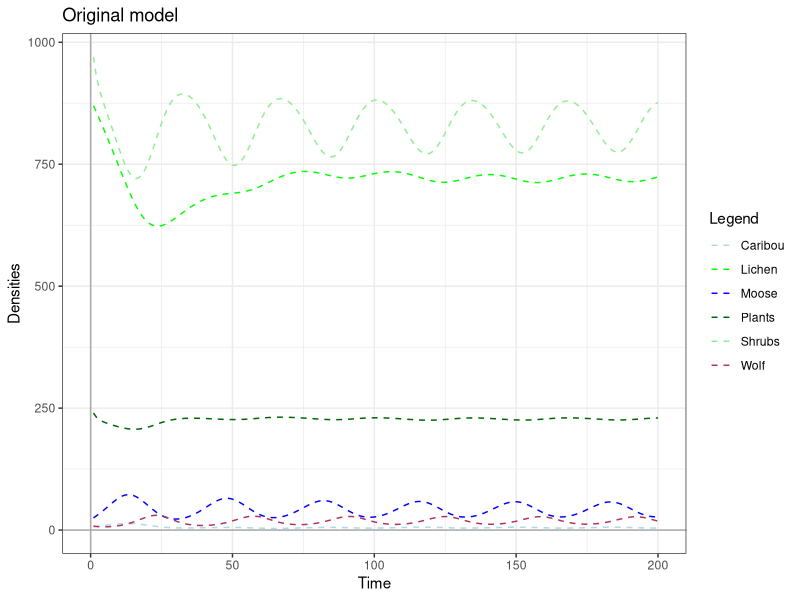

R code for this plot:
# Planning the Management of Wild Animal Populations Using a Multi-Trophic
# Mechanistic Model

rm(list=ls())

# during this practical we wiiL implement a discrete, mechanistic model for six
# distinct populations: lichen, plants, moose forage, caribou, moose and wolves. 

# lichen, plant and moose forage growth are based on a typical logistic growth

# lichen, plant and moose forage are depleted through herbivory foiLowing a
# type II functional response

# caribou and moose growth are based on type II functional response, which
# depends on forage availability.

# caribou and moose die when there is not enough food to sustain the whole
# population. 

# wolf growth is based on type II functional response, which depends on caribou
# and moose availability. 


# STEP ONE: BASE MODEL

# parameter values
sP <- 0.5 #plant annual mas growth potential
Kp <- 240 #plant carrying capacity (kg/ha)
lP <- 2.68275 # annual plant requirement by an individual caribou (kg)
hp <- 300 # maximum rate of plant intake (kg/ha)
sL <- 0.07 #lichen annual max growth potential
Kl <- 870 #lichen carrying capacity (kg/ha)
lL <- 2.68275 #annual lichen requirement by an individual caribou (kg)
hl <- 400 #maximum rate of lichen intake (kg/ha)
sH <- 0.5 #forage annual max growth potential
Kh <- 970 #forage carrying capacity (kg/ha)
lH <- 3.1682 #annual forage requirement by an individual moose (kg)
hh <- 1000 #maximum rate of moose forage intake (kg/ha)
fC <- 1 #maximum fecundity for caribou (average number of offspring per individual)
eC <- 1.85 #asymptotic kiiL rate on caribou per wolf (unit-less)
mC <- 0 # hunting rate on caribou
fM <- 1.5 #maximum fecundity for moose (average number of offspring per individual)
eM <- 0.6 # asymptotic kiiL rate on moose (animal/ha)
mM <- 0 #hunting rate on moose
mW <- 0 #hunting rate on wolf
b <- 0.8 #upper limit of annual rate of increase
g <- 0.38 #wolf death rate
dC <- 460 #depredation efficiency on caribou (animal/ha; prey density at half the asymptotic kiiL rate)
dM <- 46 #predation efficiency on moose (animal/ha; prey density at half the asymptotic kiiL rate)

# generate data frame
n_steps <- 200
population_initial <- data.frame(time=1:n_steps,P=numeric(n_steps),L=numeric(n_steps),H=numeric(n_steps),C=numeric(n_steps),M=numeric(n_steps),W=numeric(n_steps))
# add initial population data
population_initial <- within(population_initial,{
  P[1] <- 240 #plant biomass density (kg/ha)
  L[1] <- 870 #lichen biomas density (kg/ha)
  H[1] <- 970 #moose forage biomass density (kg/ha)
  C[1] <- 7 #caribou density (animals/ha)
  M[1] <- 25 #moose density (animals/ha)
  W[1] <- 8 #wolf density (animals/ha)
})


# calculate populations
for(t in 2:n_steps){
  population_initial <- within(population_initial,{
    #Primary producers - plants
    plant_birth <- sP * P[t-1] * (1-(P[t-1]/Kp))
    plant_death <- (C[t-1] * lP * P[t-1])/(hp + P[t-1])
    P[t] <- max(0,P[t-1] + plant_birth - plant_death) #plants consumed by Caribou - the max is used to avoid negative values
    
    #Primary producers - lichen
    lichen_birth <- sL * L[t-1] * (1-(L[t-1]/Kl))
    lichen_death <- (C[t-1] * lL * L[t-1])/(hl + L[t-1])
    L[t] <- max(0,L[t-1] + lichen_birth - lichen_death) #lichen consumed by Caribou
    
    forage_birth <- sH * H[t-1] * (1-(H[t-1])/Kh)
    forage_death <- H[t-1] * lH * M[t-1]/(hh + H[t-1])
    H[t] <- max(0,H[t-1] + forage_birth - forage_death) #plants consumed by Moose
    
    # First trophic level - Caribou
    caribou_growth <- C[t-1] * fC * (L[t-1]/(L[t-1]+hl)) * (P[t-1]/(P[t-1]+hp))
    caribou_death <- C[t-1] * (1 - P[t-1]/(P[t-1]+hp)) * (1 - L[t-1]/(L[t-1]+hl))
    caribou_predation <- (W[t-1]* eC * C[t-1])/(C[t-1] + dC) 
    C[t] <- max(0,C[t-1] + caribou_growth - caribou_death - caribou_predation)
    
    # First trophic level - Moose
    moose_growth <- M[t-1] * fM * H[t-1]/(H[t-1] + hh)
    moose_death <- M[t-1] * (1 - H[t-1]/(H[t-1] + hh))
    moose_predation <-  (W[t-1] * eM * M[t-1])/(M[t-1] + dM)
    M[t] <- max(0,M[t-1] + moose_growth - moose_death - moose_predation)
    
    # Third trophic level - Wolf
    wolf_growth <- W[t-1] * b * ((C[t-1]/(C[t-1] + dC)) + (M[t-1]/(M[t-1] + dM)))
    wolf_death <- W[t-1] * g
    W[t] <- max(0,W[t-1] + wolf_growth - wolf_death)
  
    # Predator
    # W.growth <- (b*(C[t-1]/(dC+C[t-1])) + b*(M[t-1]/(dM+M[t-1])))*W[t-1]
    # W.death <- g*W[t-1]
    # W[t] <- max(0,W[t-1] + W.growth - W.death)
      
  })
}

# plot outcome of calculations
library(ggplot2)
colours <- c("Plants"="darkgreen","Lichen"="green","Shrubs"="lightgreen","Caribou"="lightblue","Moose"="blue","Wolf"="maroon")
ggplot(data = population_initial)+
  geom_line(mapping=aes(x=time,y=P,color="Plants"), linetype = "dashed") +
  geom_line(mapping=aes(x=time,y=L,color="Lichen"), linetype = "dashed") +
  geom_line(mapping=aes(x=time,y=H,color="Shrubs"), linetype = "dashed") +
  geom_line(mapping=aes(x=time,y=C,color="Caribou"), linetype = "dashed") +
  geom_line(mapping=aes(x=time,y=M,color="Moose"), linetype = "dashed") +
  geom_line(mapping=aes(x=time,y=W,color="Wolf"), linetype = "dashed") +
  geom_hline(yintercept=0,color="darkgrey") +
  geom_vline(xintercept=0,color="darkgrey") +
  labs(x = "Time", y = "Densities", color="Legend",title="Original model")+
  scale_color_manual(values = colours) +
  theme_bw()


# Q1. Now set the initial populations to 0 and run the model. What happens?
population_initial <- within(population_initial,{
  P[1] <- 240 #plant biomass density (kg/ha)
  L[1] <- 870 #lichen biomas density (kg/ha)
  H[1] <- 970 #moose forage biomass density (kg/ha)
  C[1] <- 0 #caribou density (animals/ha)
  M[1] <- 0 #moose density (animals/ha)
  W[1] <- 0 #wolf density (animals/ha)
})
#     All plant species remain at a constant level, the animal species never
#     have any individuals.

#Q2. Set the caribou and moose populations to the values in the table. How are
#    the two species doing?
population_initial <- within(population_initial,{
  P[1] <- 240 #plant biomass density (kg/ha)
  L[1] <- 870 #lichen biomas density (kg/ha)
  H[1] <- 970 #moose forage biomass density (kg/ha)
  C[1] <- 7 #caribou density (animals/ha)
  M[1] <- 25 #moose density (animals/ha)
  W[1] <- 0 #wolf density (animals/ha)
})
#    Plants remain consistent throughout, at a lower density than the other
#    producers. Lichen show large oscillation. Shrubs show a little decline and
#    oscillation before settling on a constant level. Both moose and caribou
#    show an initial increase, before levelling off. Caribou a bit less stable
#    than moose. More moose are supported than Caribou. 

# Q3. Now set the wolf initial population to the one given in the table. What
#     happens to the moose and caribou populations. Which one is more impacted?
population_initial <- within(population_initial,{
  P[1] <- 240 #plant biomass density (kg/ha)
  L[1] <- 870 #lichen biomas density (kg/ha)
  H[1] <- 970 #moose forage biomass density (kg/ha)
  C[1] <- 7 #caribou density (animals/ha)
  M[1] <- 25 #moose density (animals/ha)
  W[1] <- 8 #wolf density (animals/ha)
})
#     Similar k for each of the species. But grass now also shows oscillations.
#     Very little change in moose and caribou, because wolves very quickly
#     decline to extinction. But Caribou o
